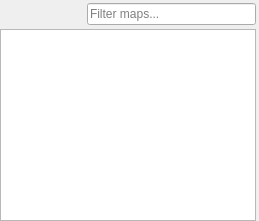
      <widget class="QWidget" name="mapListContainer" native="true">
       <property name="enabled">
        <bool>true</bool>
       </property>
       <property name="sizePolicy">
        <sizepolicy hsizetype="Expanding" vsizetype="Expanding">
         <horstretch>0</horstretch>
         <verstretch>0</verstretch>
        </sizepolicy>
       </property>
       <layout class="QVBoxLayout" name="verticalLayout">
        <property name="spacing">
         <number>0</number>
        </property>
        <property name="leftMargin">
         <number>0</number>
        </property>
        <property name="topMargin">
         <number>0</number>
        </property>
        <property name="rightMargin">
         <number>3</number>
        </property>
        <property name="bottomMargin">
         <number>0</number>
        </property>
        <item>
         <layout class="QHBoxLayout" name="horizontalLayout_11">
          <property name="spacing">
           <number>0</number>
          </property>
          <property name="leftMargin">
           <number>3</number>
          </property>
          <property name="topMargin">
           <number>3</number>
          </property>
          <property name="bottomMargin">
           <number>3</number>
          </property>
          <item>
           <widget class="QToolButton" name="toolButton_MapSortOrder">
            <property name="enabled">
             <bool>true</bool>
            </property>
            <property name="toolTip">
             <string>&lt;html&gt;&lt;head/&gt;&lt;body&gt;&lt;p&gt;Sort map list&lt;/p&gt;&lt;/body&gt;&lt;/html&gt;</string>
            </property>
            <property name="icon">
             <iconset resource="../resources/images.qrc">
              <normaloff>:/icons/sort_alphabet.ico</normaloff>:/icons/sort_alphabet.ico</iconset>
            </property>
            <property name="iconSize">
             <size>
              <width>16</width>
              <height>16</height>
             </size>
            </property>
            <property name="popupMode">
             <enum>QToolButton::InstantPopup</enum>
            </property>
            <property name="toolButtonStyle">
             <enum>Qt::ToolButtonIconOnly</enum>
            </property>
            <property name="autoRaise">
             <bool>true</bool>
            </property>
            <property name="arrowType">
             <enum>Qt::NoArrow</enum>
            </property>
           </widget>
          </item>
          <item>
           <widget class="QToolButton" name="toolButton_ExpandAll">
            <property name="toolTip">
             <string>&lt;html&gt;&lt;head/&gt;&lt;body&gt;&lt;p&gt;Expand all map folders&lt;/p&gt;&lt;/body&gt;&lt;/html&gt;</string>
            </property>
            <property name="text">
             <string/>
            </property>
            <property name="icon">
             <iconset resource="../resources/images.qrc">
              <normaloff>:/icons/expand_all.ico</normaloff>:/icons/expand_all.ico</iconset>
            </property>
            <property name="popupMode">
             <enum>QToolButton::InstantPopup</enum>
            </property>
            <property name="autoRaise">
             <bool>true</bool>
            </property>
           </widget>
          </item>
          <item>
           <widget class="QToolButton" name="toolButton_CollapseAll">
            <property name="toolTip">
             <string>&lt;html&gt;&lt;head/&gt;&lt;body&gt;&lt;p&gt;Collapse all map list folders&lt;/p&gt;&lt;/body&gt;&lt;/html&gt;</string>
            </property>
            <property name="text">
             <string/>
            </property>
            <property name="icon">
             <iconset resource="../resources/images.qrc">
              <normaloff>:/icons/collapse_all.ico</normaloff>:/icons/collapse_all.ico</iconset>
            </property>
            <property name="popupMode">
             <enum>QToolButton::InstantPopup</enum>
            </property>
            <property name="autoRaise">
             <bool>true</bool>
            </property>
           </widget>
          </item>
          <item>
           <spacer name="horizontalSpacer">
            <property name="orientation">
             <enum>Qt::Horizontal</enum>
            </property>
            <property name="sizeType">
             <enum>QSizePolicy::Preferred</enum>
            </property>
            <property name="sizeHint" stdset="0">
             <size>
              <width>12</width>
              <height>20</height>
             </size>
            </property>
           </spacer>
          </item>
          <item>
           <widget class="QLineEdit" name="lineEdit_filterBox">
            <property name="enabled">
             <bool>true</bool>
            </property>
            <property name="text">
             <string/>
            </property>
            <property name="placeholderText">
             <string>Filter maps...</string>
            </property>
            <property name="clearButtonEnabled">
             <bool>true</bool>
            </property>
           </widget>
          </item>
         </layout>
        </item>
        <item>
         <widget class="QTreeView" name="mapList">
          <property name="sizePolicy">
           <sizepolicy hsizetype="MinimumExpanding" vsizetype="Expanding">
            <horstretch>0</horstretch>
            <verstretch>0</verstretch>
           </sizepolicy>
          </property>
          <property name="minimumSize">
           <size>
            <width>200</width>
            <height>0</height>
           </size>
          </property>
          <property name="selectionMode">
           <enum>QAbstractItemView::SingleSelection</enum>
          </property>
          <property name="selectionBehavior">
           <enum>QAbstractItemView::SelectItems</enum>
          </property>
          <attribute name="headerVisible">
           <bool>false</bool>
          </attribute>
         </widget>
        </item>
       </layout>
      </widget>
